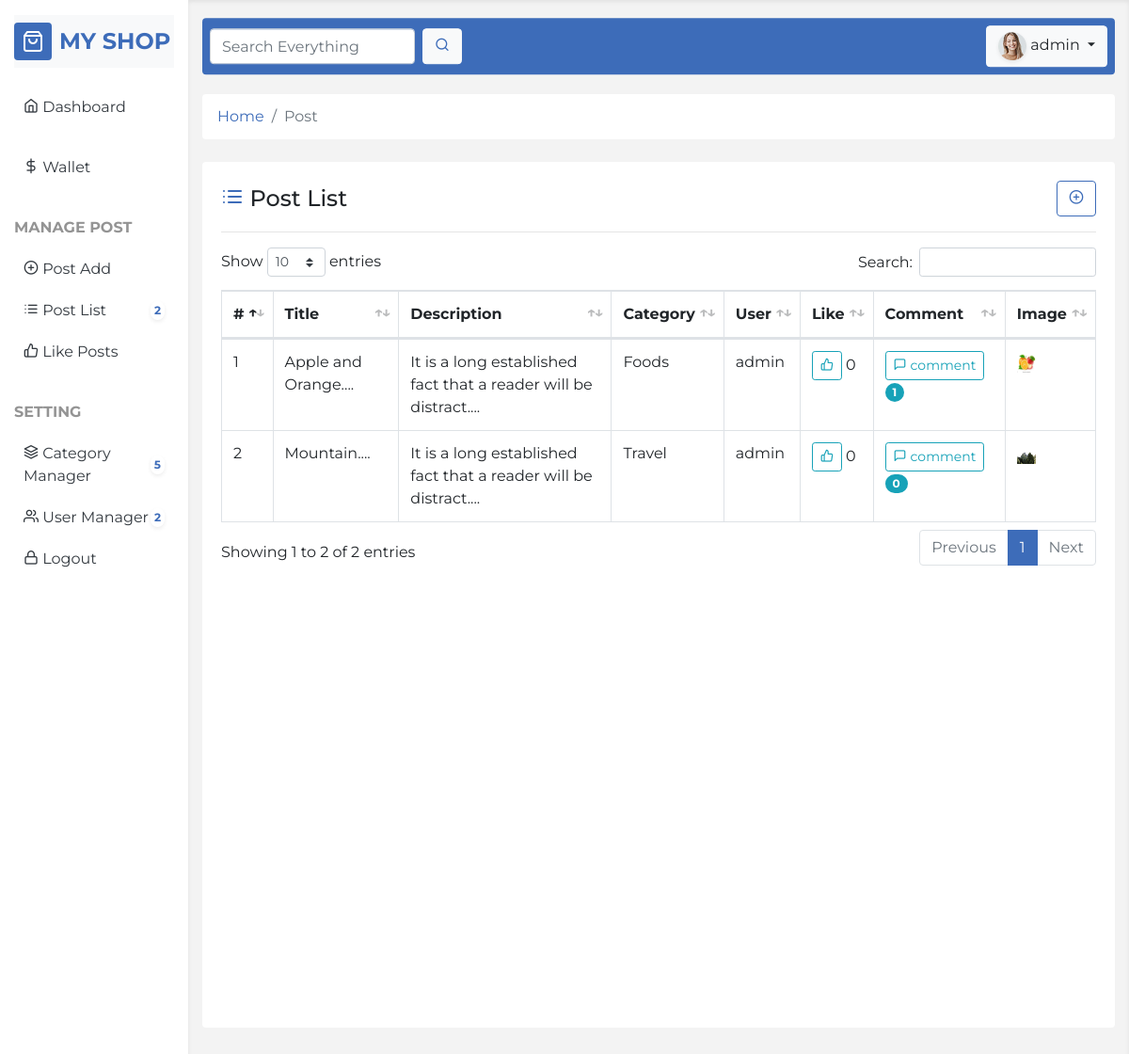
Screenshot of /post_like_list.php (signed in) with the database file from the repository.
### tables this page shows
CREATE TABLE `posts` (
  `id` int(11) NOT NULL,
  `title` varchar(225) NOT NULL,
  `description` text NOT NULL,
  `ordering` int(11) NOT NULL DEFAULT 0,
  `user_id` int(11) NOT NULL,
  `category_id` int(11) NOT NULL,
  `image` varchar(225) NOT NULL DEFAULT 'default.png',
  `is_publish` enum('0','1') NOT NULL DEFAULT '0',
  `created_at` timestamp NOT NULL DEFAULT current_timestamp()
);

CREATE TABLE `categories` (
  `id` int(11) NOT NULL,
  `title` varchar(225) NOT NULL,
  `user_id` int(11) NOT NULL,
  `ordering` int(11) NOT NULL,
  `created_at` timestamp NOT NULL DEFAULT current_timestamp()
);

CREATE TABLE `users` (
  `id` int(11) NOT NULL,
  `name` varchar(255) NOT NULL,
  `email` varchar(255) NOT NULL,
  `password` varchar(255) NOT NULL,
  `role` enum('0','1','2') NOT NULL DEFAULT '2',
  `photo` varchar(255) NOT NULL DEFAULT 'default.png',
  `money` float NOT NULL,
  `created_at` timestamp NOT NULL DEFAULT current_timestamp()
);

### core/base.php (called while the page is built, shortened)
<?php
function con(){
    return mysqli_connect('localhost','root','','blog');
}
$url = "http://{$_SERVER['HTTP_HOST']}/php/5_sample_blog";
?>

### core/functions.php (called while the page is built, shortened)
<?php
require_once "base.php";
function fetch($sql)
{
    $query = mysqli_query(con(), $sql);
    $row = mysqli_fetch_assoc($query);
    return $row;
}
function fetchAll($sql)
{
    $query = mysqli_query(con(), $sql);
    $rows = [];
    while ($row = mysqli_fetch_assoc($query)) {
        array_push($rows, $row);
    }
    return $rows;
}
function countTotal($table,$condition=1)
{
    $sql = "SELECT COUNT(id) AS COUNTTOTAL FROM $table WHERE $condition";
    $total = fetch($sql);
    return $total['COUNTTOTAL'];
}
function short($str, $strlength = 50)
{
    return substr($str, 0, $strlength) . "....";
}
function user($id)
{
    $sql = "SELECT * FROM users where id=$id";
    return fetch($sql);
}
function category($id)
{
    $sql = "SELECT * FROM categories WHERE id=$id";
    return fetch($sql);
}
function postList()
{
    $sql = "SELECT * from posts";
    return fetchAll($sql);
}

### post_like_list.php (the view, shortened to what this page needs)
<?php include "template/header.php"; ?>
<div class="row">
    <div class="col-12">
        <nav aria-label="breadcrumb">
            <ol class="breadcrumb bg-white mb-4">
                <li class="breadcrumb-item"><a href="<?php echo $url; ?>/dashboard.php">Home</a></li>
                <li class="breadcrumb-item active" aria-current="page">Post</li>
            </ol>
        </nav>
    </div>
</div>
<div class="row">
    <div class="col-12">
        <div class="card mb-4">
            <div class="card-body">
                <div class="d-flex justify-content-between align-items-center">
                    <h4 class="mb-0">
                        <i class="feather-list text-primary"></i> Post List
                    </h4>
                    <a href="<?php echo $url; ?>/post_add.php" class="btn btn-outline-primary">
                        <i class="feather-plus-circle"></i>
                    </a>
                </div>
                <hr>
                <table class="table table-hover table-bordered mt-3" id="like-table">
                    <thead>
                        <tr>
                            <th>#</th>
                            <th>Title</th>
                            <th>Description</th>
                            <th>Category</th>
                            <?php
                            if ($_SESSION['user']['role'] != 2) {
                            ?>
                                <th>User</th>
                            <?php
                            }
                            ?>
                            <th>Like</th>
                            <th>Comment</th>
                            <th>Image</th>
                        </tr>
                    </thead>
                    <tbody>
                        <?php
                        foreach (postList() as $key => $c) {
                            $currentUser = $_SESSION['user']['id'];
                            $userName = user($c['user_id']);
                        ?>
                            <tr class="like-detail" like-detail-id="<?php echo $c['id']; ?>">
                                <td><?php echo $key + 1; ?></td>
                                <td class="nowrap"><?php echo short($c['title']); ?></td>
                                <td class="nowrap"><?php echo short(strip_tags(html_entity_decode($c['description'])), 60); ?></td>
                                <td><?php echo category($c['category_id'])['title']; ?></td>
                                <?php
                                if ($_SESSION['user']['role'] != 2) {
                                ?>
                                    <td><?php echo $userName['name']; ?></td>
                                <?php
                                }
                                ?>
                                <td class="nowrap">
                                    <?php
                                    if (countTotal('post_likes') != 0) {
                                        $isData = true;
                                        foreach (postLikeList() as $key => $p) {
                                            if ($c['id'] == $p['post_id']) {
                                                if ($p['user_id'] == $currentUser && $p['status'] == 1) {
                                                    $isData = true;
                                                    break;
                                                } else {
                                                    $isData = false;
                                                }
                                            } else {
                                                $isData = false;
                                            }
                                        }
                                        if (!$isData) {
                                    ?>
                                            <button id="likeBtn<?php echo $c['id']; ?>" class="likeBtn btn btn-outline-info btn-sm" post-id="<?php echo $c['id']; ?>">
                                                <i id="like-emoji<?php echo $c['id']; ?>" class="like-emoji feather-thumbs-up fa-fw"></i>
                                            </button>
                                        <?php
                                        } else {
                                        ?>
                                            <button id="likeBtn<?php echo $c['id']; ?>" class="likeBtn btn btn-info btn-sm" post-id="<?php echo $c['id']; ?>">
                                                <i id="like-emoji<?php echo $c['id']; ?>" class="like-emoji feather-thumbs-up fa-fw"></i>
                                            </button>
                                        <?php
                                        }
                                    } else {
                                        ?>
                                        <button id="likeBtn<?php echo $c['id']; ?>" class="likeBtn btn btn-outline-info btn-sm" post-id="<?php echo $c['id']; ?>">
                                            <i id="like-emoji<?php echo $c['id']; ?>" class="like-emoji feather-thumbs-up fa-fw"></i>
                                        </button>
                                    <?php
                                    }
                                    ?>
                                    <span id="post-count<?php echo $c['id']; ?>"><?php echo countTotal('post_likes', "status='1' AND post_id={$c['id']}"); ?></span>
                                </td>
                                <td>
                                    <a href="post_list_detail.php?id=<?php echo $c['id']; ?>" class="commentBtn btn btn-outline-info btn-sm" post-id="<?php echo $c['id']; ?>">
                                        <i class="feather-message-square fa-fw mr-1"></i>comment
                                    </a>
                                    <a href="comment_show.php?id=<?php echo $c['id']; ?>" class="mr-2 text-decoration-none" post-id="<?php echo $c['id']; ?>">
                                    <span class="badge badge-info badge-pill px-2 py-1"><?php echo countTotal('comments', "post_id={$c['id']}"); ?></span>
                                    </a>
                                </td>
                                <td class="">
                                    <img src="<?php echo $c['image'] ?>" alt="" class="img" style="width:20px;height:20px;">
                                </td>
                            </tr>
                        <?php } ?>
                    </tbody>
                </table>
            </div>
        </div>
    </div>
</div>
<?php include "template/footer.php"; ?>

### rows the page displays
posts: title "Apple and Orange....", description "It is a long established fact that a reader will be distract....", category.title "Foods", user.name "admin", id "0", id "1", image (picture)
posts: title "Mountain....", description "It is a long established fact that a reader will be distract....", category.title "Travel", user.name "admin", id "0", image (picture)

### other values shown
countTotal('posts') "2"
countTotal('categories') "5"
countTotal('users') "2"
$_SESSION['user']['name'] "admin"
